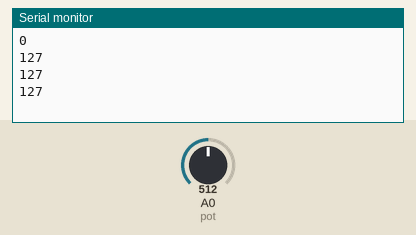
Simulated run of this sketch. Board: Arduino Uno, built with avr-gcc and run on an emulated ATmega328P. On the bench: the last lines printed to the serial monitor. Inputs (shaded band) come from the test bench; at power-on: A0 (pot) = 512.

Above: at 1.2 s.
1.3 s: A0 (pot) set to 716
At 2.01 s:
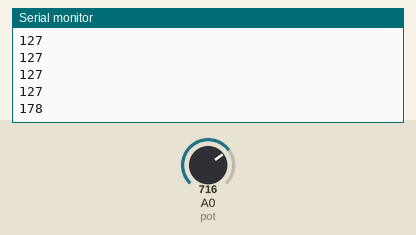
2.8 s: A0 (pot) set to 900
At 2.91 s:
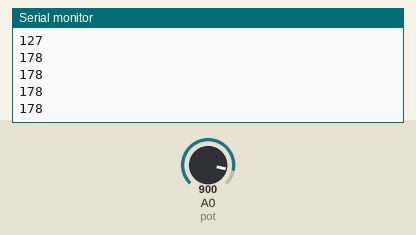
Timing chart, 0 to 5.8 s (numbered marks = the images above; inputs shaded):
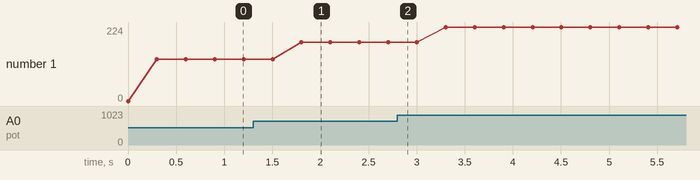

The sketch:

potentiometer.map_func.ino
```cpp
int pot=A0;
int input=0;
int pot1;
void setup() {
  Serial.begin(9600);
  pinMode(pot,INPUT);
}

void loop() {
Serial.println(pot1);
input=analogRead(pot);
 pot1=map(input,0,1023,0,255);
delay(300);

}
```

Measured:
- after the input at 1.3 s, the serial monitor: prints a new line after 0.50 s (image 1)
- plotted number 1: 127 → 178 after the input at 1.3 s, 178 → 224 after the input at 2.8 s
